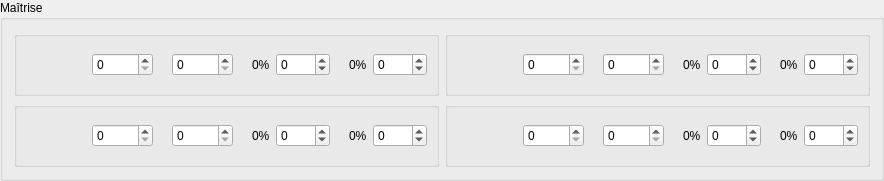
                 <widget class="QGroupBox" name="masteryBox">
                  <property name="minimumSize">
                   <size>
                    <width>471</width>
                    <height>181</height>
                   </size>
                  </property>
                  <property name="title">
                   <string>Maîtrise</string>
                  </property>
                  <layout class="QGridLayout" name="gridLayout_3">
                   <item row="0" column="0">
                    <widget class="QGroupBox" name="waterBox">
                     <property name="minimumSize">
                      <size>
                       <width>224</width>
                       <height>48</height>
                      </size>
                     </property>
                     <property name="title">
                      <string/>
                     </property>
                     <layout class="QHBoxLayout" name="horizontalLayout_4">
                      <item>
                       <widget class="QLabel" name="waterIcon">
                        <property name="text">
                         <string/>
                        </property>
                        <property name="pixmap">
                         <pixmap resource="../icons.qrc">:/assets/icons/skills/water.png</pixmap>
                        </property>
                       </widget>
                      </item>
                      <item>
                       <spacer name="waterSpacer">
                        <property name="orientation">
                         <enum>Qt::Horizontal</enum>
                        </property>
                        <property name="sizeHint" stdset="0">
                         <size>
                          <width>40</width>
                          <height>20</height>
                         </size>
                        </property>
                       </spacer>
                      </item>
                      <item>
                       <widget class="QLabel" name="waterMasteryIcon">
                        <property name="text">
                         <string/>
                        </property>
                        <property name="pixmap">
                         <pixmap resource="../icons.qrc">:/assets/icons/skills/mastery.png</pixmap>
                        </property>
                       </widget>
                      </item>
                      <item>
                       <widget class="QSpinBox" name="waterMasterySpinMin">
                        <property name="maximum">
                         <number>99999</number>
                        </property>
                       </widget>
                      </item>
                      <item>
                       <widget class="QLabel" name="waterMasteryIcon_2">
                        <property name="text">
                         <string/>
                        </property>
                        <property name="pixmap">
                         <pixmap resource="../icons.qrc">:/assets/icons/skills/mastery.png</pixmap>
                        </property>
                       </widget>
                      </item>
                      <item>
                       <widget class="QSpinBox" name="waterMasterySpinMax">
                        <property name="maximum">
                         <number>99999</number>
                        </property>
                       </widget>
                      </item>
                      <item>
                       <widget class="QLabel" name="waterBlockIcon">
                        <property name="text">
                         <string/>
                        </property>
                        <property name="pixmap">
                         <pixmap resource="../icons.qrc">:/assets/icons/skills/block.png</pixmap>
                        </property>
                       </widget>
                      </item>
                      <item>
                       <widget class="QLabel" name="waterBlockPercentMin">
                        <property name="text">
                         <string>0%</string>
                        </property>
                       </widget>
                      </item>
                      <item>
                       <widget class="QSpinBox" name="waterBlockSpinMin">
                        <property name="minimum">
                         <number>-309</number>
                        </property>
                        <property name="maximum">
                         <number>2064</number>
                        </property>
                       </widget>
                      </item>
                      <item>
                       <widget class="QLabel" name="waterBlockIcon_2">
                        <property name="text">
                         <string/>
                        </property>
                        <property name="pixmap">
                         <pixmap resource="../icons.qrc">:/assets/icons/skills/block.png</pixmap>
                        </property>
                       </widget>
                      </item>
                      <item>
                       <widget class="QLabel" name="waterBlockPercentMax">
                        <property name="text">
                         <string>0%</string>
                        </property>
                       </widget>
                      </item>
                      <item>
                       <widget class="QSpinBox" name="waterBlockSpinMax">
                        <property name="minimum">
                         <number>-309</number>
                        </property>
                        <property name="maximum">
                         <number>2064</number>
                        </property>
                       </widget>
                      </item>
                     </layout>
                    </widget>
                   </item>
                   <item row="1" column="0">
                    <widget class="QGroupBox" name="windBox">
                     <property name="minimumSize">
                      <size>
                       <width>224</width>
                       <height>48</height>
                      </size>
                     </property>
                     <property name="title">
                      <string/>
                     </property>
                     <layout class="QHBoxLayout" name="horizontalLayout_9">
                      <item>
                       <widget class="QLabel" name="windIcon">
                        <property name="text">
                         <string/>
                        </property>
                        <property name="pixmap">
                         <pixmap resource="../icons.qrc">:/assets/icons/skills/air.png</pixmap>
                        </property>
                       </widget>
                      </item>
                      <item>
                       <spacer name="windSpacer">
                        <property name="orientation">
                         <enum>Qt::Horizontal</enum>
                        </property>
                        <property name="sizeHint" stdset="0">
                         <size>
                          <width>40</width>
                          <height>20</height>
                         </size>
                        </property>
                       </spacer>
                      </item>
                      <item>
                       <widget class="QLabel" name="windMasteryIcon">
                        <property name="text">
                         <string/>
                        </property>
                        <property name="pixmap">
                         <pixmap resource="../icons.qrc">:/assets/icons/skills/mastery.png</pixmap>
                        </property>
                       </widget>
                      </item>
                      <item>
                       <widget class="QSpinBox" name="windMasterySpinMin">
                        <property name="maximum">
                         <number>99999</number>
                        </property>
                       </widget>
                      </item>
                      <item>
                       <widget class="QLabel" name="windMasteryIcon_2">
                        <property name="text">
                         <string/>
                        </property>
                        <property name="pixmap">
                         <pixmap resource="../icons.qrc">:/assets/icons/skills/mastery.png</pixmap>
                        </property>
                       </widget>
                      </item>
                      <item>
                       <widget class="QSpinBox" name="windMasterySpinMax">
                        <property name="maximum">
                         <number>99999</number>
                        </property>
                       </widget>
                      </item>
                      <item>
                       <widget class="QLabel" name="windBlockIcon">
                        <property name="text">
                         <string/>
                        </property>
                        <property name="pixmap">
                         <pixmap resource="../icons.qrc">:/assets/icons/skills/block.png</pixmap>
                        </property>
                       </widget>
                      </item>
                      <item>
                       <widget class="QLabel" name="windBlockPercentMin">
                        <property name="text">
                         <string>0%</string>
                        </property>
                       </widget>
                      </item>
                      <item>
                       <widget class="QSpinBox" name="windBlockSpinMin">
                        <property name="minimum">
                         <number>-309</number>
                        </property>
                        <property name="maximum">
                         <number>2064</number>
                        </property>
                       </widget>
                      </item>
                      <item>
                       <widget class="QLabel" name="windBlockIcon_2">
                        <property name="text">
                         <string/>
                        </property>
                        <property name="pixmap">
                         <pixmap resource="../icons.qrc">:/assets/icons/skills/block.png</pixmap>
                        </property>
                       </widget>
                      </item>
                      <item>
                       <widget class="QLabel" name="windBlockPercentMax">
                        <property name="text">
                         <string>0%</string>
                        </property>
                       </widget>
                      </item>
                      <item>
                       <widget class="QSpinBox" name="windBlockSpinMax">
                        <property name="minimum">
                         <number>-309</number>
                        </property>
                        <property name="maximum">
                         <number>2064</number>
                        </property>
                       </widget>
                      </item>
                     </layout>
                    </widget>
                   </item>
                   <item row="0" column="1">
                    <widget class="QGroupBox" name="earthBox">
                     <property name="minimumSize">
                      <size>
                       <width>224</width>
                       <height>48</height>
                      </size>
                     </property>
                     <property name="title">
                      <string/>
                     </property>
                     <layout class="QHBoxLayout" name="horizontalLayout_5">
                      <item>
                       <widget class="QLabel" name="earthIcon">
                        <property name="text">
                         <string/>
                        </property>
                        <property name="pixmap">
                         <pixmap resource="../icons.qrc">:/assets/icons/skills/earth.png</pixmap>
                        </property>
                       </widget>
                      </item>
                      <item>
                       <spacer name="earthSpacer">
                        <property name="orientation">
                         <enum>Qt::Horizontal</enum>
                        </property>
                        <property name="sizeHint" stdset="0">
                         <size>
                          <width>40</width>
                          <height>20</height>
                         </size>
                        </property>
                       </spacer>
                      </item>
                      <item>
                       <widget class="QLabel" name="earthMasteryIcon">
                        <property name="text">
                         <string/>
                        </property>
                        <property name="pixmap">
                         <pixmap resource="../icons.qrc">:/assets/icons/skills/mastery.png</pixmap>
                        </property>
                       </widget>
                      </item>
                      <item>
                       <widget class="QSpinBox" name="earthMasterySpinMin">
                        <property name="maximum">
                         <number>99999</number>
                        </property>
                       </widget>
                      </item>
                      <item>
                       <widget class="QLabel" name="earthMasteryIcon_2">
                        <property name="text">
                         <string/>
                        </property>
                        <property name="pixmap">
                         <pixmap resource="../icons.qrc">:/assets/icons/skills/mastery.png</pixmap>
                        </property>
                       </widget>
                      </item>
                      <item>
                       <widget class="QSpinBox" name="earthMasterySpinMax">
                        <property name="maximum">
                         <number>99999</number>
                        </property>
                       </widget>
                      </item>
                      <item>
                       <widget class="QLabel" name="earthBlockIcon">
                        <property name="text">
                         <string/>
                        </property>
                        <property name="pixmap">
                         <pixmap resource="../icons.qrc">:/assets/icons/skills/block.png</pixmap>
                        </property>
                       </widget>
                      </item>
                      <item>
                       <widget class="QLabel" name="earthBlockPercentMin">
                        <property name="text">
                         <string>0%</string>
                        </property>
                       </widget>
                      </item>
                      <item>
                       <widget class="QSpinBox" name="earthBlockSpinMin">
                        <property name="minimum">
                         <number>-309</number>
                        </property>
                        <property name="maximum">
                         <number>2064</number>
                        </property>
                       </widget>
                      </item>
                      <item>
                       <widget class="QLabel" name="earthBlockIcon_2">
                        <property name="text">
                         <string/>
                        </property>
                        <property name="pixmap">
                         <pixmap resource="../icons.qrc">:/assets/icons/skills/block.png</pixmap>
                        </property>
                       </widget>
                      </item>
                      <item>
                       <widget class="QLabel" name="earthBlockPercentMax">
                        <property name="text">
                         <string>0%</string>
                        </property>
                       </widget>
                      </item>
                      <item>
                       <widget class="QSpinBox" name="earthBlockSpinMax">
                        <property name="minimum">
                         <number>-309</number>
                        </property>
                        <property name="maximum">
                         <number>2064</number>
                        </property>
                       </widget>
                      </item>
                     </layout>
                    </widget>
                   </item>
                   <item row="1" column="1">
                    <widget class="QGroupBox" name="fireBox">
                     <property name="minimumSize">
                      <size>
                       <width>224</width>
                       <height>48</height>
                      </size>
                     </property>
                     <property name="title">
                      <string/>
                     </property>
                     <layout class="QHBoxLayout" name="horizontalLayout_7">
                      <item>
                       <widget class="QLabel" name="fireIcon">
                        <property name="text">
                         <string/>
                        </property>
                        <property name="pixmap">
                         <pixmap resource="../icons.qrc">:/assets/icons/skills/fire.png</pixmap>
                        </property>
                       </widget>
                      </item>
                      <item>
                       <spacer name="fireSpacer">
                        <property name="orientation">
                         <enum>Qt::Horizontal</enum>
                        </property>
                        <property name="sizeHint" stdset="0">
                         <size>
                          <width>40</width>
                          <height>20</height>
                         </size>
                        </property>
                       </spacer>
                      </item>
                      <item>
                       <widget class="QLabel" name="fireMasteryIcon">
                        <property name="text">
                         <string/>
                        </property>
                        <property name="pixmap">
                         <pixmap resource="../icons.qrc">:/assets/icons/skills/mastery.png</pixmap>
                        </property>
                       </widget>
                      </item>
                      <item>
                       <widget class="QSpinBox" name="fireMasterySpinMin">
                        <property name="maximum">
                         <number>99999</number>
                        </property>
                       </widget>
                      </item>
                      <item>
                       <widget class="QLabel" name="fireMasteryIcon_2">
                        <property name="text">
                         <string/>
                        </property>
                        <property name="pixmap">
                         <pixmap resource="../icons.qrc">:/assets/icons/skills/mastery.png</pixmap>
                        </property>
                       </widget>
                      </item>
                      <item>
                       <widget class="QSpinBox" name="fireMasterySpinMax">
                        <property name="maximum">
                         <number>99999</number>
                        </property>
                       </widget>
                      </item>
                      <item>
                       <widget class="QLabel" name="fireBlockIcon">
                        <property name="text">
                         <string/>
                        </property>
                        <property name="pixmap">
                         <pixmap resource="../icons.qrc">:/assets/icons/skills/block.png</pixmap>
                        </property>
                       </widget>
                      </item>
                      <item>
                       <widget class="QLabel" name="fireBlockPercentMin">
                        <property name="text">
                         <string>0%</string>
                        </property>
                       </widget>
                      </item>
                      <item>
                       <widget class="QSpinBox" name="fireBlockSpinMin">
                        <property name="minimum">
                         <number>-309</number>
                        </property>
                        <property name="maximum">
                         <number>2064</number>
                        </property>
                       </widget>
                      </item>
                      <item>
                       <widget class="QLabel" name="fireBlockIcon_2">
                        <property name="text">
                         <string/>
                        </property>
                        <property name="pixmap">
                         <pixmap resource="../icons.qrc">:/assets/icons/skills/block.png</pixmap>
                        </property>
                       </widget>
                      </item>
                      <item>
                       <widget class="QLabel" name="fireBlockPercentMax">
                        <property name="text">
                         <string>0%</string>
                        </property>
                       </widget>
                      </item>
                      <item>
                       <widget class="QSpinBox" name="fireBlockSpinMax">
                        <property name="minimum">
                         <number>-309</number>
                        </property>
                        <property name="maximum">
                         <number>2064</number>
                        </property>
                       </widget>
                      </item>
                     </layout>
                    </widget>
                   </item>
                  </layout>
                 </widget>
